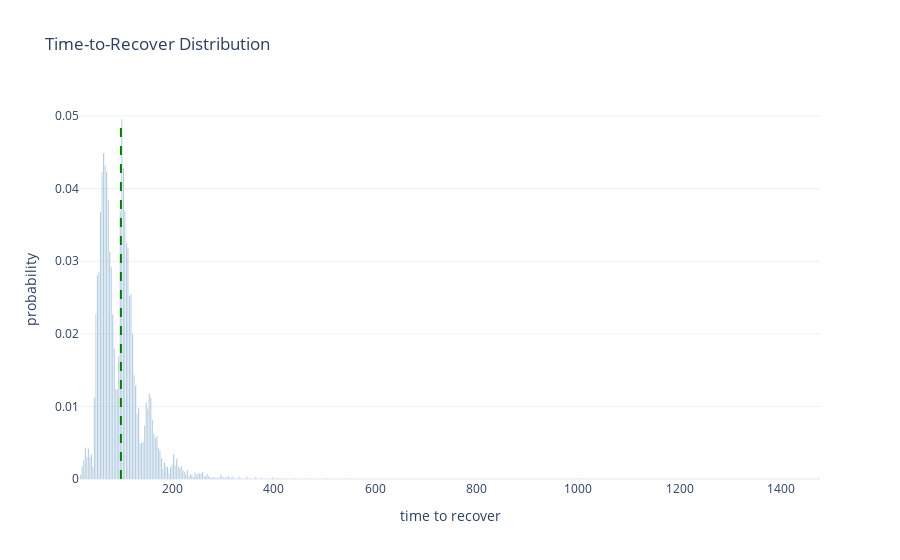
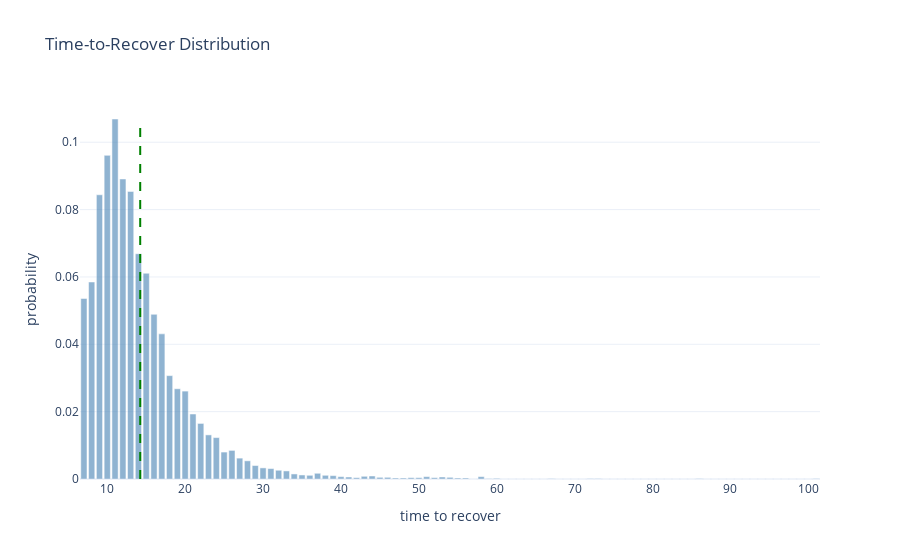
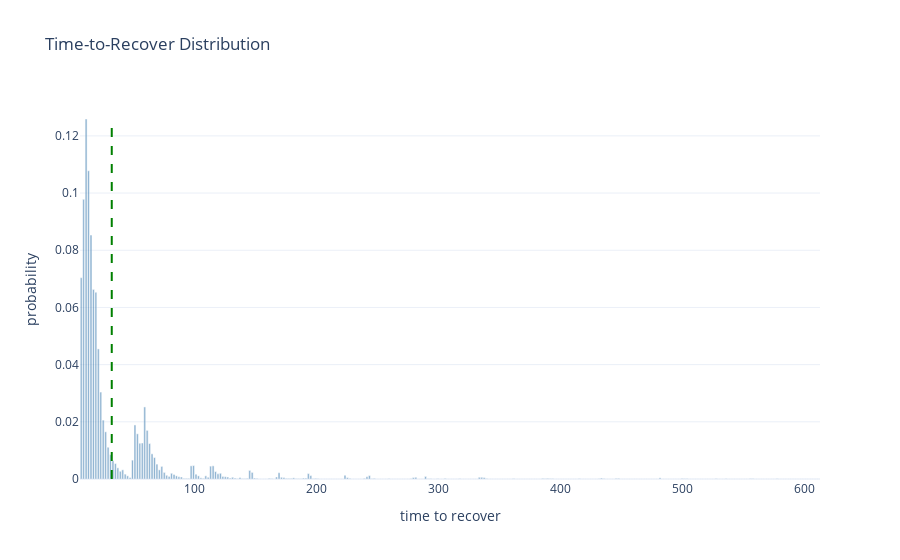
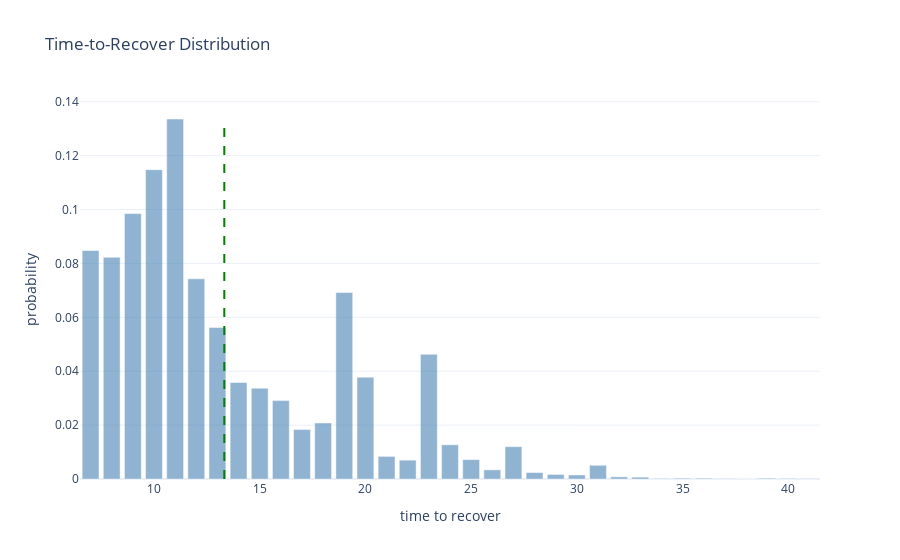

Here is the notebook cell these charts were saved with, in order:
### Code cell
# Just restart the notebook and it will run all benchmarks again.
# Cached benchmarks are stored in memory and reused if the source file did not change.


from pprint import pprint


def compute_sha1(path):
    """Return SHA1 hash of the file's contents."""
    with open(path, "rb") as f:
        return hashlib.sha1(f.read()).hexdigest()


def load_module(name):
    """Import or reload impls.<name>."""
    full_name = "impls." + name

    if full_name in globals():
        module = importlib.reload(globals()[full_name])
    else:
        module = importlib.import_module(full_name)
        globals()[full_name] = module

    return module


def report(stats):
    render_distribution(stats)
    pprint(stats["metrics"])


# Iterate over implementation files
for file in IMPLS_DIR.glob("*.py"):
    name = file.stem

    # Skip interface and private modules
    if name == "_interface" or name.startswith("_"):
        continue

    print("Found implementation:", name)

    file_hash = compute_sha1(file)

    # If cached: check whether file changed
    if name in benchmark_cache:
        cached = benchmark_cache[name]
        cached_hash = cached["hash"]
        cached_stats = cached["stats"]

        if cached_hash == file_hash:
            print("  No changes. Using cached benchmark.")
            report(cached_stats)
            continue
        else:
            print("  File changed. Reloading and benchmarking again.")
    else:
        print("  First time seen. Benchmarking.")

    # Load/reload implementation
    module = load_module(name)

    # Require expected constructors
    if not hasattr(module, "producer_constructor") or not hasattr(
        module, "recoverer_constructor"
    ):
        print("  Missing constructors. Skipping.\n")
        continue

    N = 5
    D = 2**20
    producer_constructor = module.producer_constructor
    recoverer_constructor = module.recoverer_constructor
    D = getattr(module, "override_D", lambda _: D)(N)

    # Run benchmark
    stats = visual_benchmark(
        producer_constructor,
        recoverer_constructor,
        N=N,
        D=D,
        passes=10000,
    )

    # Store into cache
    benchmark_cache[name] = {
        "hash": file_hash,
        "stats": stats,
    }

    # Render the new result
    report(stats)

### Figure 1 — Plotly figure (JSON) as saved in the notebook; plotly's stock layout.template omitted (floating-point values rounded to 4 significant figures; data arrays with more than 128 entries replaced by an {"elided": "..."} marker saying what was removed)
{"data": [{"marker": {"color": "steelblue"}, "name": "probability", "opacity": 0.6, "type": "bar", "x": {"elided": "486 float values"}, "y": {"elided": "486 float values"}}], "layout": {"shapes": [{"line": {"color": "green", "dash": "dash", "width": 2}, "type": "line", "x0": 99.09, "x1": 99.09, "y0": 0, "y1": 0.0496}], "title": {"text": "Time-to-Recover Distribution"}, "xaxis": {"title": {"text": "time to recover"}}, "yaxis": {"title": {"text": "probability"}}}}

### Figure 2 — Plotly figure (JSON) as saved in the notebook; plotly's stock layout.template omitted (floating-point values rounded to 4 significant figures)
{"data": [{"marker": {"color": "steelblue"}, "name": "probability", "opacity": 0.6, "type": "bar", "x": [7, 8, 9, 10, 11, 12, 13, 14, 15, 16, 17, 18, 19, 20, 21, 22, 23, 24, 25, 26, 27, 28, 29, 30, 31, 32, 33, 34, 35, 36, 37, 38, 39, 40, 41, 42, 43, 44, 45, 46, 47, 48, 49, 50, 51, 52, 53, 54, 55, 56, 57, 58, 59, 60, 61, 62, 63, 64, 65, 66, 67, 68, 69, 70, 71, 72, 73, 74, 75, 76, 77, 78, 79, 80, 81, 82, 83, 84, 85, 86, 87, 88, 89, 90, 91, 92, 93, 94, 95, 96, 97, 98, 99, 100, 101], "y": [0.0536, 0.0585, 0.0844, 0.0961, 0.1069, 0.0891, 0.0854, 0.0669, 0.0611, 0.0489, 0.0431, 0.0307, 0.0268, 0.0261, 0.0193, 0.0165, 0.0131, 0.0123, 0.008, 0.0085, 0.0062, 0.0054, 0.004, 0.0033, 0.0031, 0.0026, 0.0024, 0.0015, 0.0012, 0.0011, 0.0017, 0.0011, 0.001, 0.0007, 0.0006, 0.0004, 0.0008, 0.0009, 0.0005, 0.0005, 0.0003, 0.0003, 0.0004, 0.0004, 0.0007, 0.0004, 0.0006, 0.0005, 0.0003, 0.0003, 0.0, 0.0007, 0.0001, 0.0002, 0.0, 0.0, 0.0, 0.0, 0.0, 0.0, 0.0001, 0.0, 0.0, 0.0, 0.0, 0.0001, 0.0001, 0.0, 0.0, 0.0, 0.0, 0.0, 0.0, 0.0, 0.0, 0.0, 0.0, 0.0, 0.0, 0.0001, 0.0, 0.0, 0.0, 0.0, 0.0, 0.0, 0.0, 0.0, 0.0, 0.0, 0.0, 0.0, 0.0, 0.0, 0.0001]}], "layout": {"shapes": [{"line": {"color": "green", "dash": "dash", "width": 2}, "type": "line", "x0": 14.23, "x1": 14.23, "y0": 0, "y1": 0.1069}], "title": {"text": "Time-to-Recover Distribution"}, "xaxis": {"title": {"text": "time to recover"}}, "yaxis": {"title": {"text": "probability"}}}}

### Figure 3 — Plotly figure (JSON) as saved in the notebook; plotly's stock layout.template omitted (floating-point values rounded to 4 significant figures; data arrays with more than 128 entries replaced by an {"elided": "..."} marker saying what was removed)
{"data": [{"marker": {"color": "steelblue"}, "name": "probability", "opacity": 0.6, "type": "bar", "x": {"elided": "303 float values"}, "y": {"elided": "303 float values"}}], "layout": {"shapes": [{"line": {"color": "green", "dash": "dash", "width": 2}, "type": "line", "x0": 32.5, "x1": 32.5, "y0": 0, "y1": 0.1259}], "title": {"text": "Time-to-Recover Distribution"}, "xaxis": {"title": {"text": "time to recover"}}, "yaxis": {"title": {"text": "probability"}}}}

### Figure 4 — Plotly figure (JSON) as saved in the notebook; plotly's stock layout.template omitted (floating-point values rounded to 4 significant figures)
{"data": [{"marker": {"color": "steelblue"}, "name": "probability", "opacity": 0.6, "type": "bar", "x": [7, 8, 9, 10, 11, 12, 13, 14, 15, 16, 17, 18, 19, 20, 21, 22, 23, 24, 25, 26, 27, 28, 29, 30, 31, 32, 33, 34, 35, 36, 37, 38, 39, 40, 41], "y": [0.0848, 0.0823, 0.0985, 0.1148, 0.1336, 0.0743, 0.0562, 0.0358, 0.0337, 0.0291, 0.0184, 0.0208, 0.0692, 0.0378, 0.0084, 0.007, 0.0463, 0.0127, 0.0072, 0.0034, 0.012, 0.0024, 0.0017, 0.0015, 0.0051, 0.0008, 0.0007, 0.0002, 0.0003, 0.0003, 0.0001, 0.0, 0.0003, 0.0002, 0.0001]}], "layout": {"shapes": [{"line": {"color": "green", "dash": "dash", "width": 2}, "type": "line", "x0": 13.32, "x1": 13.32, "y0": 0, "y1": 0.1336}], "title": {"text": "Time-to-Recover Distribution"}, "xaxis": {"title": {"text": "time to recover"}}, "yaxis": {"title": {"text": "probability"}}}}
